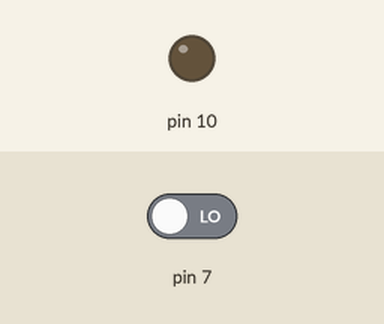
Recording of a sketch running on a simulated Arduino Uno, built with avr-gcc and run on an emulated ATmega328P. Parts: output pins drawn as LEDs (lit = HIGH). Inputs (shaded band) come from the test bench; at power-on: pin 7 LOW.

Above: at 1.2 s.
1.3 s: pin 7 driven HIGH
At 1.8 s:
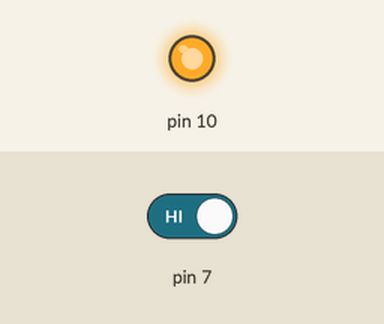
2.8 s: pin 7 driven LOW
At 4.2 s:
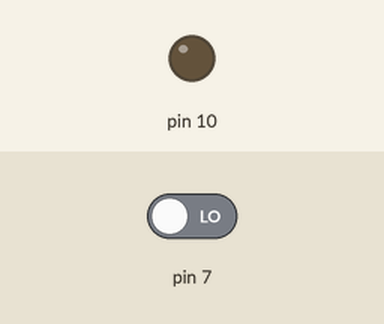
Timing chart, 0 to 5.8 s (numbered marks = the images above; inputs shaded):
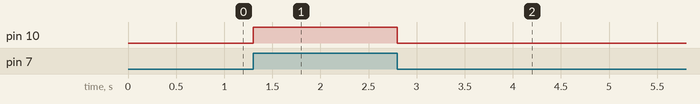

The sketch:

1_switch_1_led.ino
```cpp
void setup() {
  // put your setup code here, to run once:
  pinMode(7,INPUT);
  pinMode(10,OUTPUT);


}

void loop() {
  // put your main code here, to run repeatedly:
  int a=digitalRead(7);
  if(a==1)
  {
    digitalWrite(10,1);
  }
  else
    {
      digitalWrite(10,0);
  }
  }
```

Measured:
- after the input at 1.3 s, pin 10: LOW → HIGH at once
- after the input at 2.8 s, pin 10: HIGH → LOW at once
